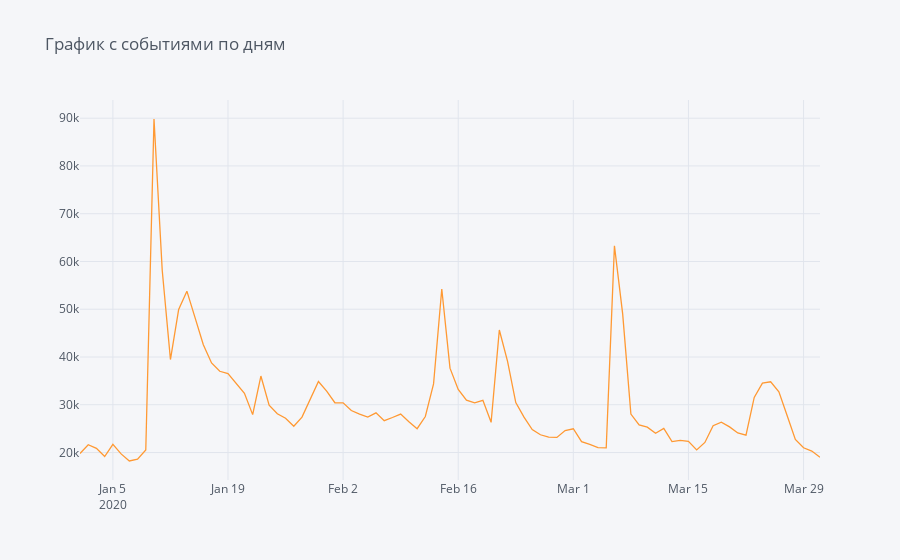

Here is the notebook cell this chart was saved with:
### Markdown cell above
## 1 График с событиями по дням и ответ на вопросы: 
## В каком месте маркетинг работает недостаточно хорошо? За счёт чего можно расти?

### Code cell
df = pd.read_csv('SF_case_data.csv')
df = df.groupby('date')['event'].count()
df.iplot(title='График с событиями по дням')
